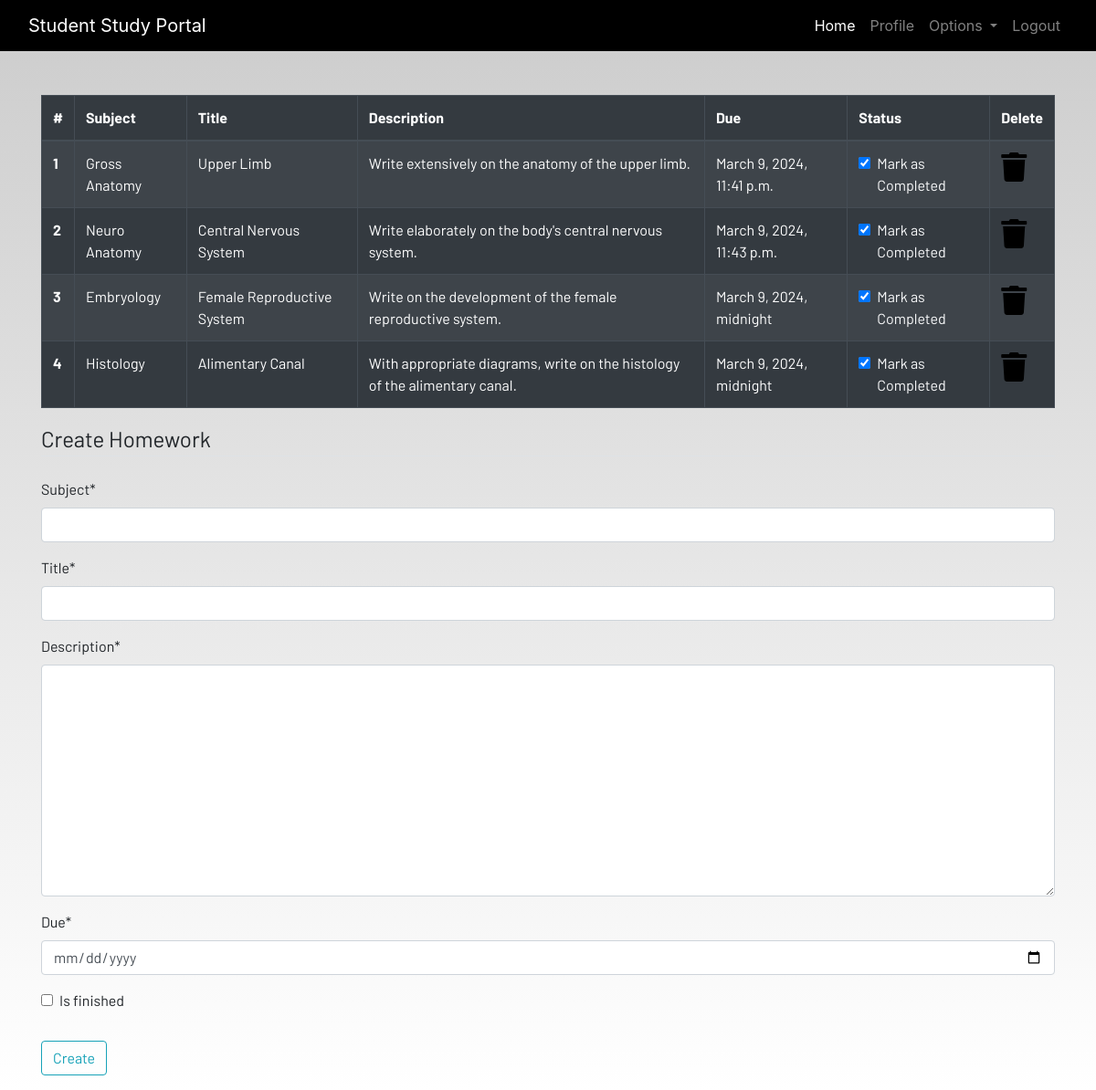
The page /homework (signed in) on the database its author committed.
### dashboard/models.py (models this page shows, shortened)
class Homework(models.Model):
    user = models.ForeignKey(User, on_delete=models.CASCADE)
    subject = models.CharField(max_length = 500)
    title = models.CharField(max_length = 500)
    description = models.TextField()
    due = models.DateTimeField()
    is_finished = models.BooleanField(default=False)

### dashboard/views.py (the view)
# urls.py: path("homework", views.homework, name="homework"),
@login_required
def homework(request):
    if request.method == "POST":
        form = HomeworkForm(request.POST)
        if form.is_valid():
            try:
                finished = request.POST["is_finished"]
                if finished == "on":
                    finished = True
                else:
                    finished = False
            except:
                finished = False
                homeworks = Homework(
                    user = request.user,
                    subject = request.POST["subject"],
                    title = request.POST["title"],
                    description = request.POST["description"],
                    due = request.POST["due"],
                    is_finished = finished
                )
                homeworks.save()
                messages.success(request, f"Homework added by '{request.user.username}' successfully!")
    else:
        form = HomeworkForm()
    homework = Homework.objects.filter(user=request.user)
    if len(homework) == 0:
        homework_done = True
    else:
        homework_done = False
    context = {"homeworks":homework,
               "homeworks_done":homework_done,
               "form":form}
    return render(request, "dashboard/homework.html", context)

### dashboard/forms.py
class HomeworkForm(forms.ModelForm):
    class Meta:
        model = Homework
        widgets = {"due":DateInput()}
        fields = ["subject", "title", "description", "due", "is_finished"]

### dashboard/templates/dashboard/homework.html (shortened to what this page needs)
{% extends 'dashboard/base.html' %}
{% load static %}
{% load crispy_forms_tags %}
{% block content %}
<div class="container">
    {% if not homework_done %}
    <table class="table table-striped table-bordered table-hover table-dark">
        <thead>
            <tr>
                <th scope="col">#</th>
                <th scope="col">Subject</th>
                <th scope="col">Title</th>
                <th scope="col">Description</th>
                <th scope="col">Due</th>
                <th scope="col">Status</th>
                <th scope="col">Delete</th>
            </tr>
        </thead>
        <tbody>
            {% for homework in homeworks %}
            <tr>
                <th scope="row">{{forloop.counter}}</th>
                <td>{{homework.subject}}</td>
                <td>{{homework.title}}</td>
                <td>{{homework.description}}</td>
                <td>{{homework.due}}</td>
                <td>
                    <a href="{% url 'update-homework' homework.id %}">
                        <div class="form-check">
                            {% if homework.is_finished == True %}
                            <input class="form-check-input" type="checkbox" value="" checked>
                            {% else %}
                            <input class="form-check-input" type="checkbox" value="">
                            {% endif %}
                            <label class="form-check-label text-light" for="flexCheckDefault">
                                Mark as Completed
                            </label>
                        </div>
                    </a>
                </td>
                <td><a href="{% url 'delete-homework' homework.id %}"><i class="fa fa-trash fa-2x"></i></a></td>
            </tr>
            {% endfor %}
        </tbody>
    </table>
    {% else %}
    <h4>All homeworks are completed! Create to add more!!</h4>
    {% endif %}
</div>
<div class=" container">
    <form method="POST">
        <fieldset class="form-group">
            <legend class="border-bottom mb-4">Create Homework</legend>
            {{form|crispy}}
        </fieldset>
        <div class="form-group">
            <button href="" class="btn btn-outline-info" type="submit">
                Create
            </button>
        </div>
    </form>
</div>
{% endblock content %}

### dashboard/templates/dashboard/base.html (shortened to what this page needs)
<!DOCTYPE html>
{% load static %}
<html lang="en">
<head>
  <link rel="stylesheet" href="https://stackpath.bootstrapcdn.com/bootstrap/4.3.1/css/bootstrap.min.css"
 />
  <link rel="stylesheet" href="https://use.fontawesome.com/releases/v5.7.2/css/all.css"
 />
  <link rel="stylesheet" href="{% static 'css/main.css' %}" />
</head>
<body>
  <header>
    <nav class="navbar navbar-expand-lg navbar-dark bg-dark">
      <div class="container-fluid">
        <a class="navbar-brand" href="{% url 'home' %}">Student Study Portal</a>
        <div class="collapse navbar-collapse justify-content-end" id="navbarSupportedContent">
          <ul class="navbar-nav mb-2 mb-lg-0">
            <li class="nav-item">
              <a class="nav-link active" aria-current="page" href="{% url 'home' %}">Home</a>
            </li>
            {% if user.is_authenticated %}
            <li class="nav-item">
              <a class="nav-link" href="{% url 'profile' %}">Profile</a>
            </li>
            <li class="nav-item dropdown">
              <a class="nav-link dropdown-toggle" href="#" id="navbarDropdown" role="button" data-toggle="dropdown"
                aria-haspopup="true" aria-expanded="false">
                Options
              </a>
            </li>
            <li class="nav-item">
              <a class="nav-link" href="{% url 'logout' %}">Logout</a>
            </li>
            {% endif %}
          </ul>
        </div>
      </div>
    </nav>
  </header>
  <br /><br />
  <main>
    {% block content %}
    {% endblock content %}
  </main>
</body>
</html>

### static/css/main.css (style rules this page uses)
html { scroll-behavior: smooth; height: 100%; width: 100%; }
main { font-family: Barlow, Quicksand, Rubik, sans-serif, serif, 'Times New Roman', Times, serif !important; }
.navbar { background-color: rgb(0, 0, 0) !important; }
a { text-decoration: none !important; color: black; }
html, body { max-width: 100%; overflow-x: hidden; height: 100%; width: 100%; }
body { background: linear-gradient(rgba(0, 0, 0, 0.2), rgba(255, 255, 255, 0.5)); overflow-x: hidden; background-repeat: no-repeat; }
.fa { color: black; }

### rows shown on the page
Homework: subject "Gross Anatomy", title "Upper Limb", description "Write extensively on the anatomy of the upper limb.", due "March 9, 2024, 11:41 p.m."
Homework: subject "Neuro Anatomy", title "Central Nervous System", description "Write elaborately on the body's central nervous system.", due "March 9, 2024, 11:43 p.m."
Homework: subject "Embryology", title "Female Reproductive System", description "Write on the development of the female reproductive system.", due "March 9, 2024, midnight"
Homework: subject "Histology", title "Alimentary Canal", description "With appropriate diagrams, write on the histology of the alimentary canal.", due "March 9, 2024, midnight"
